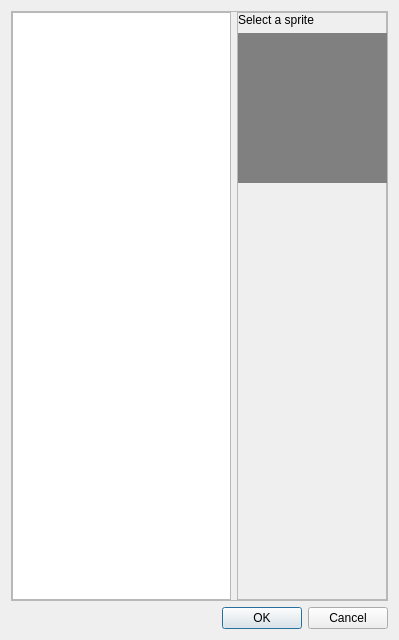
<?xml version="1.0" encoding="UTF-8"?>
<ui version="4.0">
 <class>spriteSelectionDialog</class>
 <widget class="QDialog" name="spriteSelectionDialog">
  <property name="windowModality">
   <enum>Qt::ApplicationModal</enum>
  </property>
  <property name="geometry">
   <rect>
    <x>0</x>
    <y>0</y>
    <width>399</width>
    <height>640</height>
   </rect>
  </property>
  <property name="windowTitle">
   <string>Sprites</string>
  </property>
  <layout class="QVBoxLayout" name="verticalLayout">
   <item>
    <widget class="QFrame" name="frame">
     <property name="frameShape">
      <enum>QFrame::StyledPanel</enum>
     </property>
     <property name="frameShadow">
      <enum>QFrame::Raised</enum>
     </property>
     <layout class="QHBoxLayout" name="horizontalLayout">
      <property name="leftMargin">
       <number>0</number>
      </property>
      <property name="topMargin">
       <number>0</number>
      </property>
      <property name="rightMargin">
       <number>0</number>
      </property>
      <property name="bottomMargin">
       <number>0</number>
      </property>
      <item>
       <widget class="QListWidget" name="list_sprites">
        <property name="editTriggers">
         <set>QAbstractItemView::NoEditTriggers</set>
        </property>
        <property name="alternatingRowColors">
         <bool>true</bool>
        </property>
       </widget>
      </item>
      <item>
       <widget class="QFrame" name="frame_2">
        <property name="minimumSize">
         <size>
          <width>150</width>
          <height>0</height>
         </size>
        </property>
        <property name="frameShape">
         <enum>QFrame::StyledPanel</enum>
        </property>
        <property name="frameShadow">
         <enum>QFrame::Raised</enum>
        </property>
        <layout class="QVBoxLayout" name="verticalLayout_2">
         <property name="leftMargin">
          <number>0</number>
         </property>
         <property name="topMargin">
          <number>0</number>
         </property>
         <property name="rightMargin">
          <number>0</number>
         </property>
         <property name="bottomMargin">
          <number>0</number>
         </property>
         <item>
          <widget class="QLabel" name="lbl_spriteName">
           <property name="sizePolicy">
            <sizepolicy hsizetype="Preferred" vsizetype="Fixed">
             <horstretch>0</horstretch>
             <verstretch>0</verstretch>
            </sizepolicy>
           </property>
           <property name="text">
            <string>Select a sprite</string>
           </property>
          </widget>
         </item>
         <item>
          <widget class="QLabel" name="img_preview">
           <property name="sizePolicy">
            <sizepolicy hsizetype="Preferred" vsizetype="Fixed">
             <horstretch>0</horstretch>
             <verstretch>0</verstretch>
            </sizepolicy>
           </property>
           <property name="minimumSize">
            <size>
             <width>150</width>
             <height>150</height>
            </size>
           </property>
           <property name="styleSheet">
            <string notr="true">background:grey</string>
           </property>
           <property name="text">
            <string/>
           </property>
          </widget>
         </item>
         <item>
          <spacer name="verticalSpacer">
           <property name="orientation">
            <enum>Qt::Vertical</enum>
           </property>
           <property name="sizeHint" stdset="0">
            <size>
             <width>20</width>
             <height>40</height>
            </size>
           </property>
          </spacer>
         </item>
        </layout>
       </widget>
      </item>
     </layout>
    </widget>
   </item>
   <item>
    <widget class="QDialogButtonBox" name="buttonBox">
     <property name="orientation">
      <enum>Qt::Horizontal</enum>
     </property>
     <property name="standardButtons">
      <set>QDialogButtonBox::Cancel|QDialogButtonBox::Ok</set>
     </property>
    </widget>
   </item>
  </layout>
 </widget>
 <resources/>
 <connections>
  <connection>
   <sender>buttonBox</sender>
   <signal>accepted()</signal>
   <receiver>spriteSelectionDialog</receiver>
   <slot>accept()</slot>
   <hints>
    <hint type="sourcelabel">
     <x>248</x>
     <y>254</y>
    </hint>
    <hint type="destinationlabel">
     <x>157</x>
     <y>274</y>
    </hint>
   </hints>
  </connection>
  <connection>
   <sender>buttonBox</sender>
   <signal>rejected()</signal>
   <receiver>spriteSelectionDialog</receiver>
   <slot>reject()</slot>
   <hints>
    <hint type="sourcelabel">
     <x>316</x>
     <y>260</y>
    </hint>
    <hint type="destinationlabel">
     <x>286</x>
     <y>274</y>
    </hint>
   </hints>
  </connection>
 </connections>
</ui>
